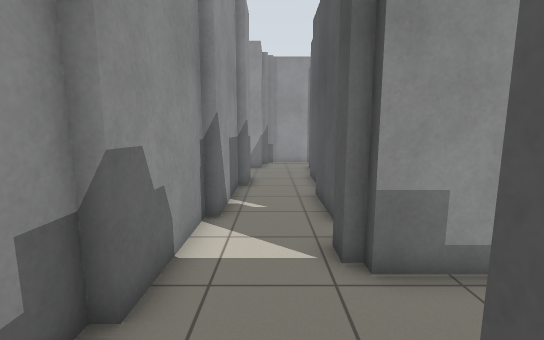
View 1 (above)

18 first-person views from a walk through a world built for the Player/Stage simulator. The camera is 1.2 m above the floor, tilts 8° down and sees 90° across. Floor lines are 1 m apart. The floor is counted in squares, 0.5 m on a side. Each view is taken from the middle of a square. On the plan, view 1 faces up. The plan holds only what a view shows up to about 17 squares ahead; the rest is blank. The place goes on beyond the plan. Robots are left out.

View 2
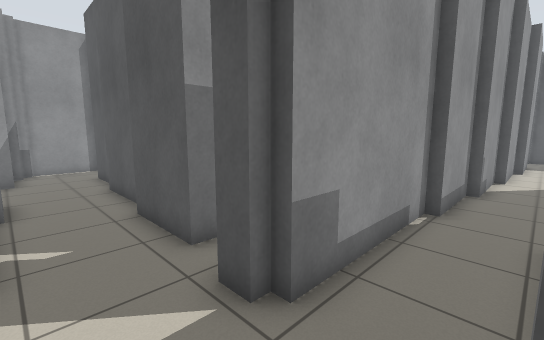

View 3
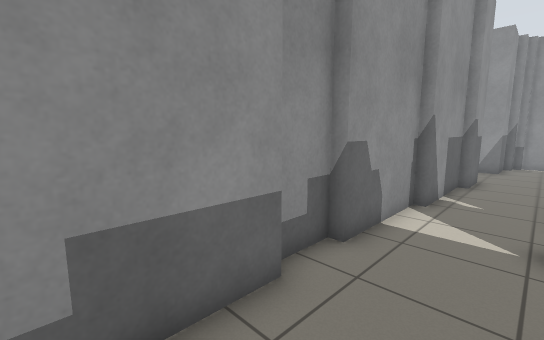

View 4
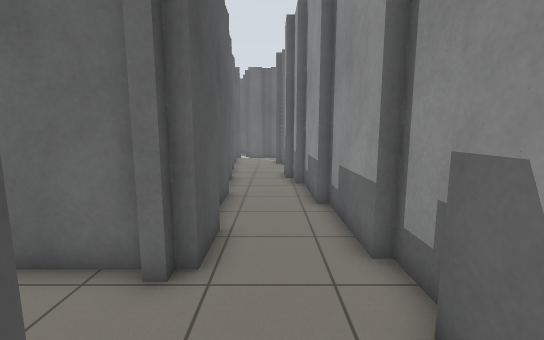

View 5
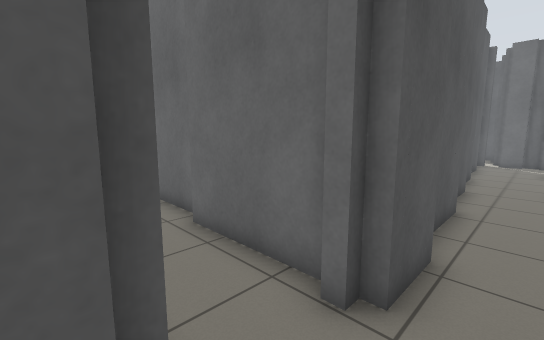

View 6
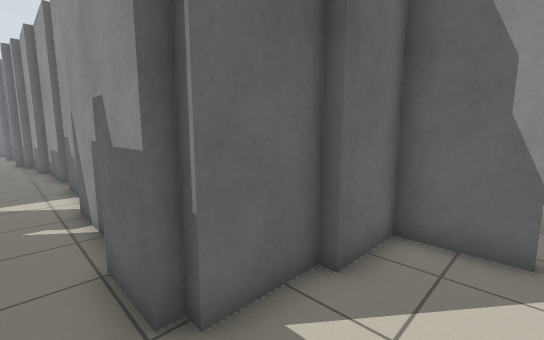

View 7
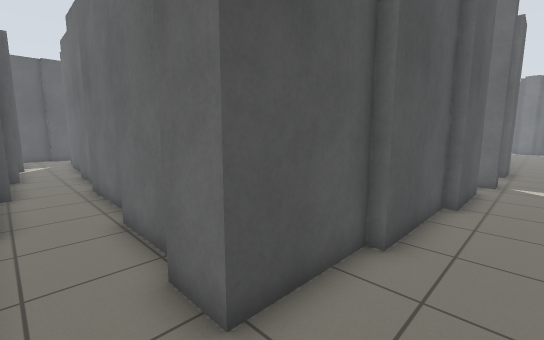

View 8
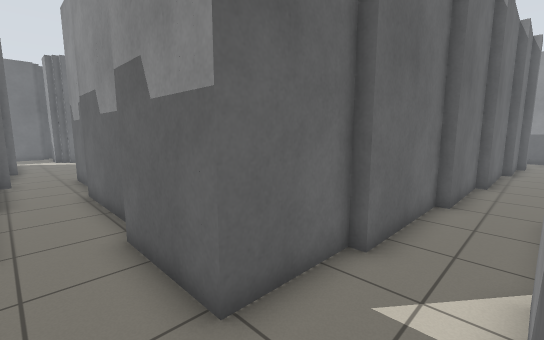

View 9
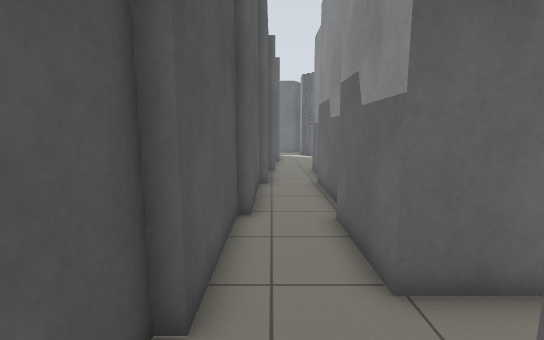

View 10
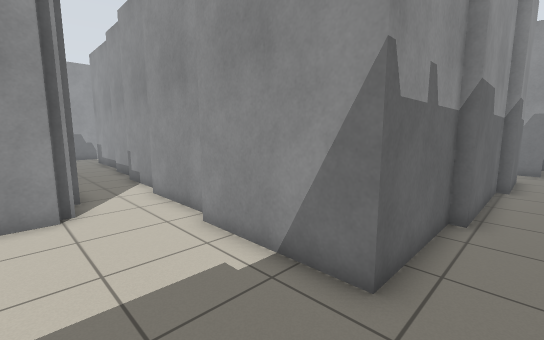

View 11
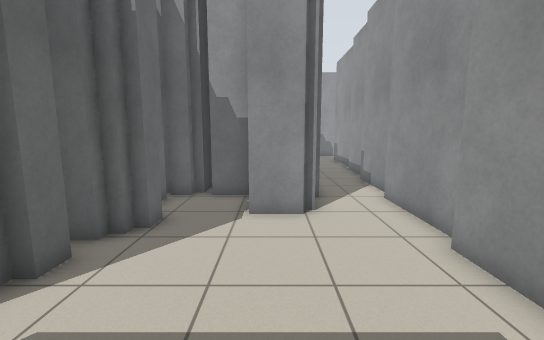

View 12
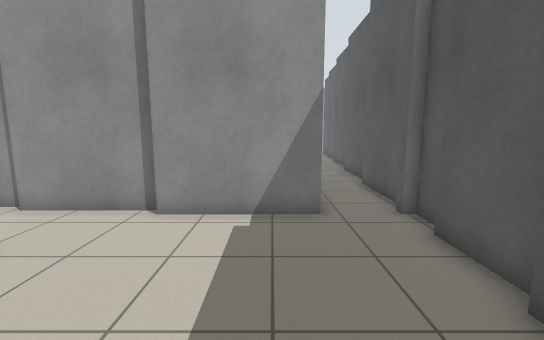

View 13
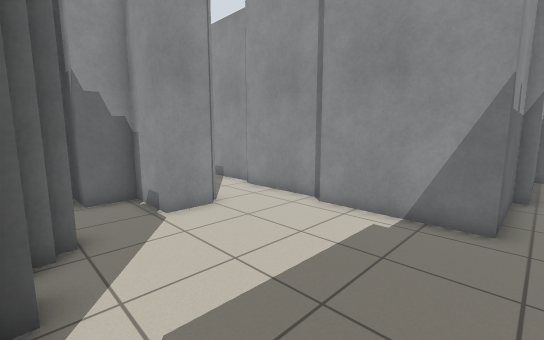

View 14
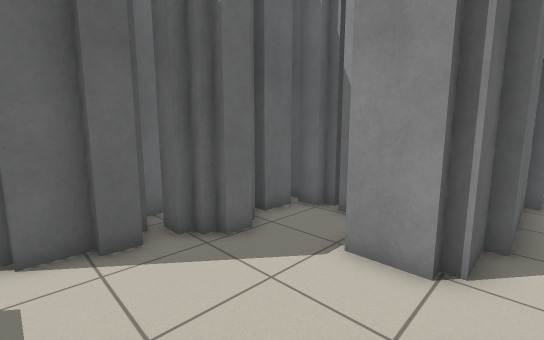

View 15
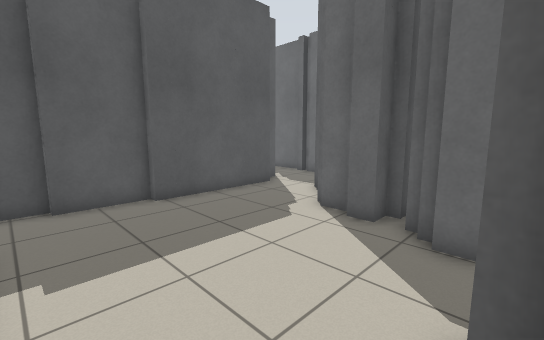

View 16
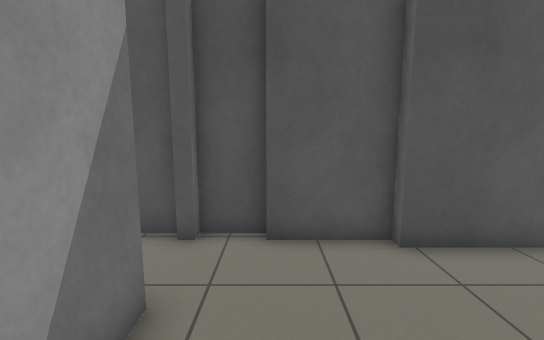

View 17
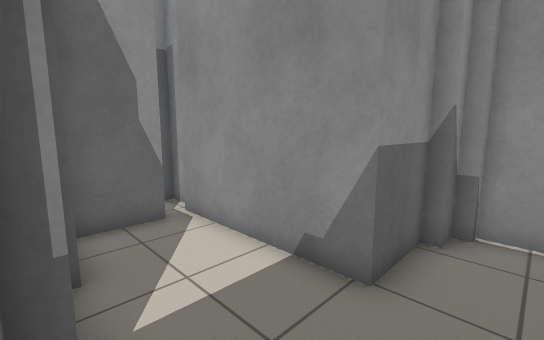

View 18
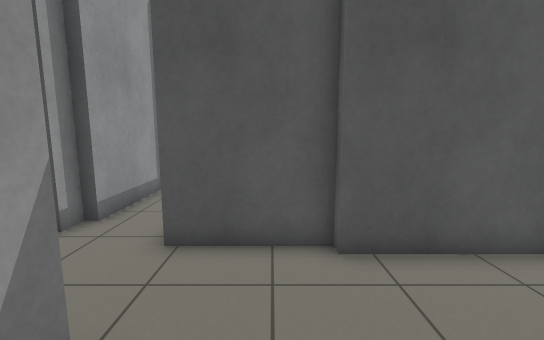

### Floor plan
Key: @ floor where view 1 was taken; # wall or solid block; . floor.
Columns run from 6 left of view 1 to 28 right of it. Each row starts with its distance up from view 1.
 21      ##########
 20      #.........    #   ##        .
 19      #..................#   #####.#
 18 ######.. ######.................. #
 17 #....... #    ###############.....#
 16 #....... #                  ####..#
 15 ###.....##                     #..#
 14   ####..#                      #..#
 13     ##..#                      #..#
 12     ##..#                      #..#
 11     #...#                      #..#
 10     #...#                      #..#
  9     #...#                      #..#
  8     #...#                      #..#
  7     #...#                     ##.##
  6     #...#                     #..#
  5     #...#                     #..#
  4     #...##############        #..#
  3     #................##########..#
  2     #...#    ....................#
  1     #..###############...........#
  0     #.@##            ###.........#
 -1     #...#            ###.........#
 -2     #...#            ###........##
 -3     #...#          ###..........##
 -4     #...#          ###..........##
 -5     #...#           #########...#

Positions as (right, up) in squares from view 1, and headings:
1: (0, 0), facing up
2: (-1, 2), facing up-right
3: (1, -2), facing up-left
4: (0, 6), facing down
5: (0, 5), facing down-right
6: (0, 17), facing down-left
7: (0, 20), facing down-right
8: (27, 19), facing down-left
9: (27, 20), facing down
10: (26, -1), facing up-left
11: (25, -1), facing left
12: (23, -5), facing up
13: (25, -5), facing up-left
14: (22, 1), facing down-left
15: (17, 2), facing down-right
16: (21, 1), facing right
17: (1, 14), facing up-left
18: (-3, 16), facing right
